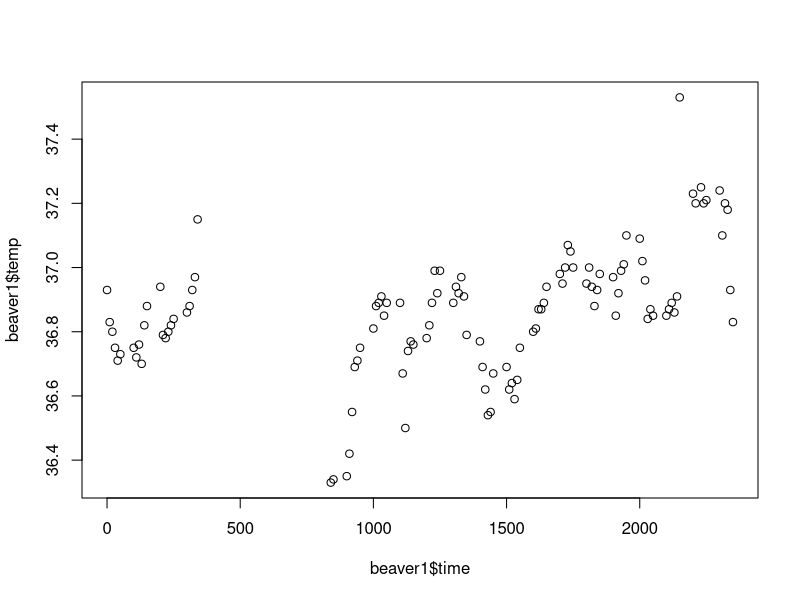
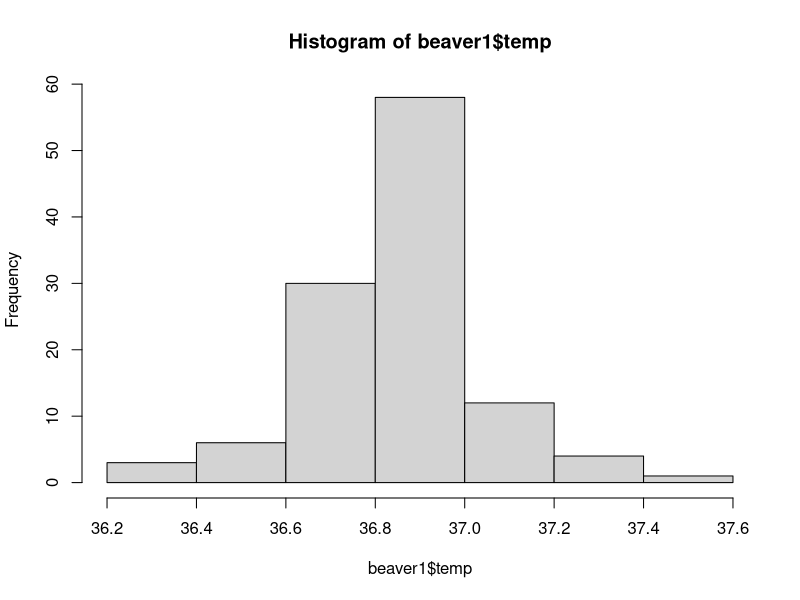
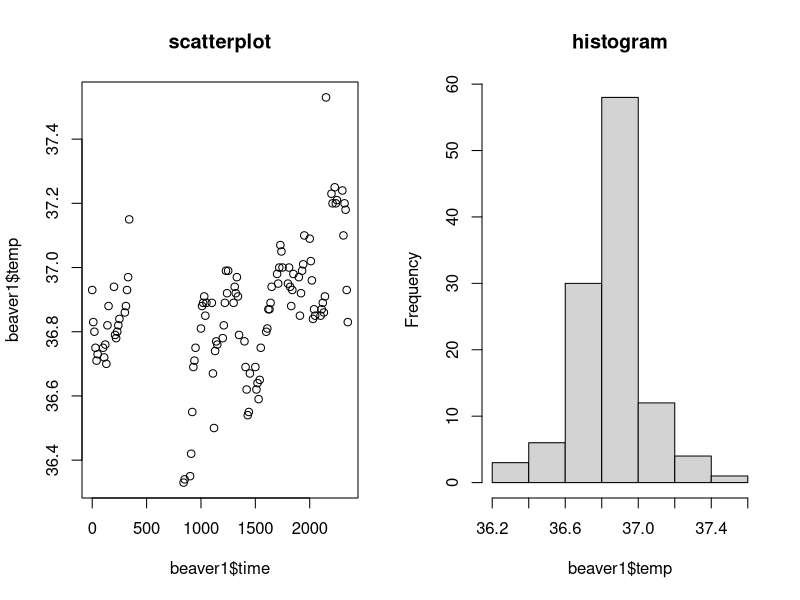
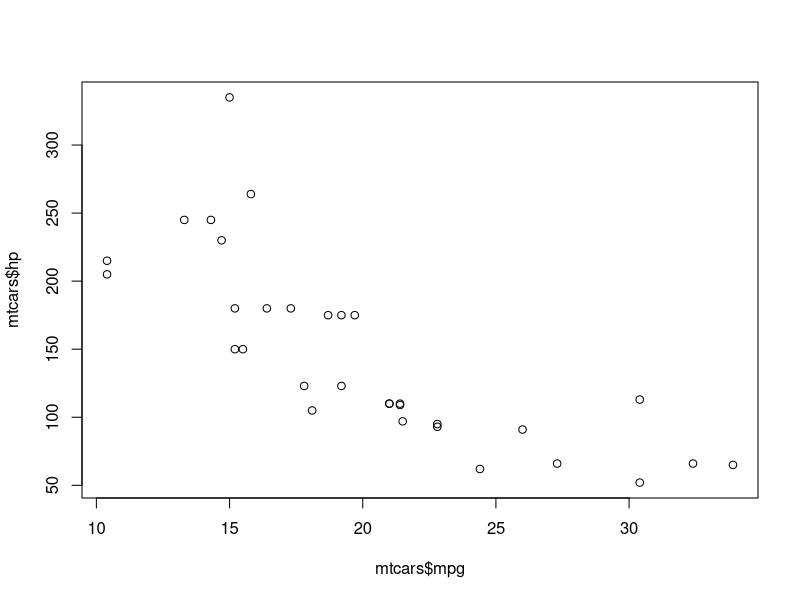
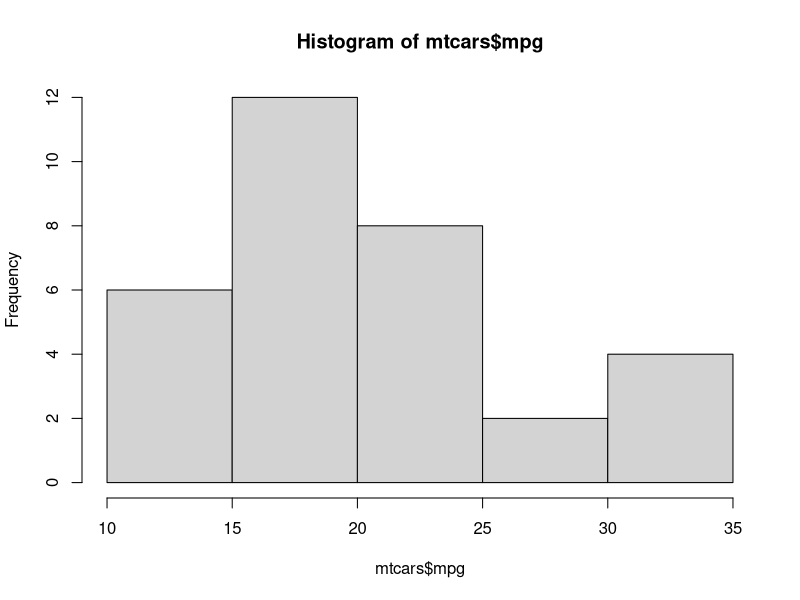
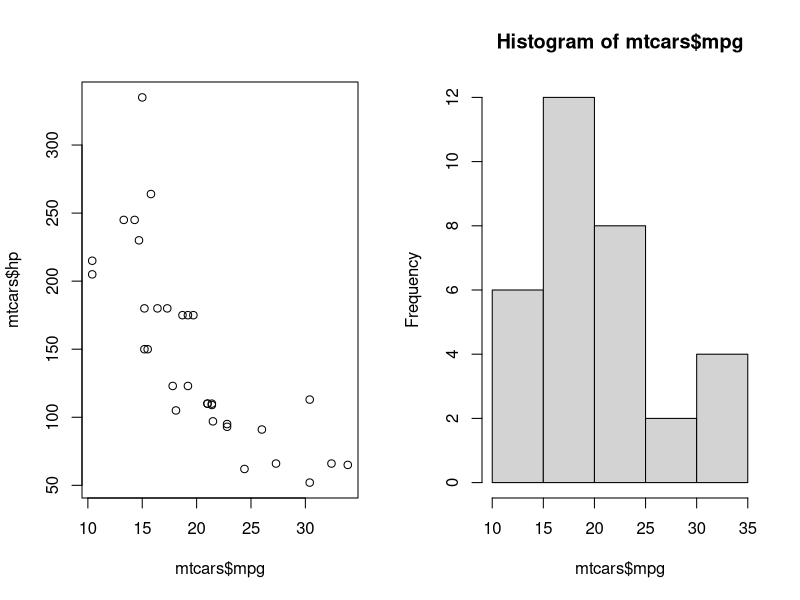
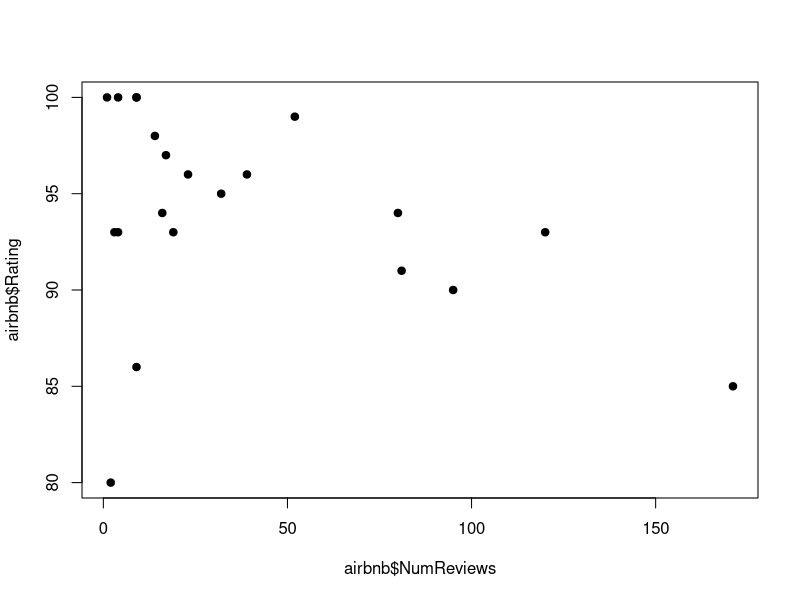
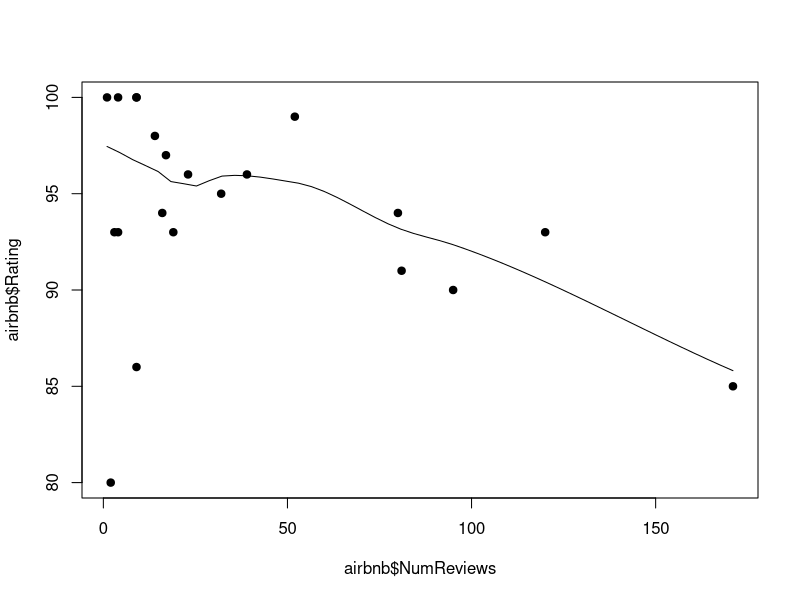

Here is the R script that generated these plots, in order:
# Beginning R
# 9/21/18
# NCSU Libraries 
# Purpose: Solutions to the exercise file for the Beginning R workshop

# Section 1: Beginning Data Exploration Tasks

# 1. There are some data sets already loaded in R. Let's look at mtcars.
mtcars

# 2. See the first six rows of the data with head().
head(mtcars) # note: tail(mtcars) will give you the last six rows.

# 3. To see more datasets built into R, run data():
data()

## Let's do some data exploration tasks using the dataset mtcars. 
# 4. Get the dimensions of a dataset using dim().
dim(mtcars)

# 5. Get a quick statistical summary of a dataset using summary().
summary(mtcars)

# 6. Figure out what the variables are in a dataset using names()
names(mtcars)

# 7. Access one variable from a dataset using the $ to separate 
# the dataset name and the variable.
mtcars$mpg

# 8. Take the mean of one variable from a dataset using mean()
mean(mtcars$mpg)

# 9. Display the structure of mtcars using str()
# This is useful for seeing the data types of each variable.
str(mtcars)

# 10. See what type of R object mtcars is using class().
class(mtcars)

# 11. See what type of R object a variable is. 
class(mtcars$mpg)

# Note that mtcars is a data.frame object in R. Data frames are lists 
# of vectors of equal length. You can think of this as a spreadsheet-like
# tabular data structure. Many of the datasets that are built into R 
# are data frames. 

# 12. Practice. Find the dimensions of the dataset trees using dim().

dim(trees)

# 13. Practice. Get a quick statistical summary of the dataset trees using summary(). 

summary(trees)

# 14. Practice. Print the values of the Height variable in the dataset trees using $. 

trees$Height

# 15. Practice. Use str() to find out the structure of trees.

str(trees)

# 16. Practice. Find the mean of the variable Girth in the trees dataset. 
# Use #7 as an example.

mean(trees$Girth)


# Section 2. Dataset modification: Adding/removing variables, subsetting, ordering

# 17. Let's create a new variable to add to the trees dataset: ghRatio
# This variable will be the ratio of Girth to Height.

trees["ghRatio"] = trees$Girth/trees$Height

trees  # run this to check that the new variable was added

# 18. Let's remove the variable Volume.

trees$Volume = NULL

trees 

# 19. Let's create a data subset called 'bigTrees' of trees with Girth > 15.0

bigTrees <- subset(trees, Girth > 15.0)

bigTrees

# 20. Let's sort the bigTrees dataset by Girth in ascending order (smallest to largest).

bigTrees <- bigTrees[order(bigTrees$Girth),] 

# 21. Now sort by Girth in descending order (largest to smallest).
# Use the - sign to make it descending order.

bigTrees <- bigTrees[order(-bigTrees$Girth),] 


# 22. Practice. Let's look at the dataset beaver1. This dataset measures a beaver's
# body temperature data. For more info: https://stat.ethz.ch/R-manual/R-devel/library/datasets/html/beavers.html

beaver1
dim(beaver1)
str(beaver1)

# 23. Practice. Create a data subset called activeBeaver, where activ == 1. 
# Note: == is an R logical operator. For more info, see: https://www.statmethods.net/management/operators.html

activeBeaver <- subset(beaver1, beaver1$activ == 1)

# 24. Practice. Find the mean of the temp variable in activeBeaver. Store the value in a variable meanTemp.

meanTemp <- mean(activeBeaver$temp)


# 25. Practice. Create a new variable in activeBeaver, diffMean, that calculates how far 
# the temp variable is from the mean. Use this formula: activeBeaver$temp - meanTemp

activeBeaver["diffMean"] = activeBeaver$temp - meanTemp

# 26. Practice. Remove the variable day from the activeBeaver dataset. 

activeBeaver$day = NULL


# Section 3. Quick graphing using plot() functions 

# 27. Let's use the beaver1 dataset. 
# Make a scatter plot using plot() with x=time and y=temp
plot(beaver1$time,beaver1$temp)

# 28. Make a histogram of the temp variable.
hist(beaver1$temp)

# 29. Put the two plots side by side.
par(mfrow=c(1,2)) #this creates one plot with 2 panels
plot(beaver1$time, beaver1$temp, main="scatterplot")
hist(beaver1$temp, main="histogram")

par(mfrow=c(1,1)) # reset back to single plot layout

# 30. Practice. Using the mtcars dataset, make a scatterplot
# of the variables mpg and hp. 
plot(mtcars$mpg, mtcars$hp)

# 31. Practice. Using the mtcars dataset, make a histogram of mpg.
hist(mtcars$mpg)


# 32. Practice. Place the scatterplot and histogram side by side.
# Then reset par(mfrow) back to single plot layout.

par(mfrow=c(1,2))
plot(mtcars$mpg, mtcars$hp)
hist(mtcars$mpg)

par(mfrow=c(1,1))

# Section 4. Loading in an external R package and Excel file. 

# 33. We have been using built-in functions in R. What other built-in functions are there?
builtins()

# 34. look up the documentation for a function using ?
?attributes

# 35. Let's install an R package which has more functions we can use. 
# R packages are external libraries of functions that extend the capability of R. 

install.packages("readxl")

# 36. Load the package readxl into the current R session. 
library(readxl)

# Now we're going to read in the excel file.
# 37. First, find out what R thinks your working directory is.
getwd()

# 38. Next, set your working directory to the folder where your dataset is.
# In the Files tab, make sure you are in the folder where your dataset is. If you aren't,
# navigate to that folder by clicking the ... button.
# Once in the folder, click More > Set as Working Directory.

# 39. Check your wd again. You should now be in the correct folder.
getwd()

# 40. Read in the file.
airbnb <- read_excel("airbnb.xlsx")

airbnb

# Section 5. Data Exporting

# 41. Create a subset of airbnb where Room Type equals Entire home/apt. 

airbnb_entire <- subset(airbnb, `Room Type` == "Entire home/apt") 

airbnb_entire

# 42. Export this data subset to a CSV file. Make sure your working directory is set to the folder
# where you want the data to be saved OR you have put in the full file path.

write.csv(airbnb_entire, file="airbnb_entire_homes.csv")

# 43. Practice. Create a subset of airbnb where Rating > 95. Then export the file as 
# "airbnb_highest_ratings.csv". 

airbnb_highest <- subset(airbnb, Rating > 95)

write.csv(airbnb_highest, file="airbnb_highest_ratings.csv")

# Section 6. Correlation and Building a Linear Model 

# 44. Is there a relationship between number of reviews and the rating?
# Create a scatter plot with filled dots.
plot(airbnb$NumReviews, airbnb$Rating, pch=19)

# 45. Fit the scatter plot with a LOESS curve.
scatter.smooth(airbnb$NumReviews, airbnb$Rating, pch=19)  # scatterplot

# 46. Calculate the correlation between NumReviews (x) and Rating (y)
cor(airbnb$NumReviews, airbnb$Rating)

# 47. Build a linear model. Build a linear model. lm(Response ~ Terms, dataset)
linearMod <- lm(Rating ~ NumReviews, data=airbnb)

# 48. See the model summary. Evaluate p-value for significance.
summary(linearMod)

# 49. Practice. Calculate the correlation between Beds and Price.
cor(airbnb$Beds, airbnb$Price)

# 50. Practice. Build a linear model using the Price (response) and Beds (term) variables. Name it linearBP.
linearBP <- lm(Price ~ Beds, data=airbnb)

# 51. Practice. See the model summary. Is there a significant relationship between these variables?
summary(linearBP)



# Workshop Evaluation
# Please visit https://go.ncsu.edu/libeval to evaluate this workshop before you leave! THANK YOU!

# Resources
# For more help with base R, please see the Base R Cheat Sheet: https://www.rstudio.com/wp-content/uploads/2016/05/base-r.pdf
# For cheatsheats on other popular R packages, visit https://www.rstudio.com/resources/cheatsheets/
# For resources on learning R, see https://education.rstudio.com/learn/beginner/.

# Future workshops
# Please see https://go.ncsu.edu/workshops to see upcoming workshops at NCSU Libraries